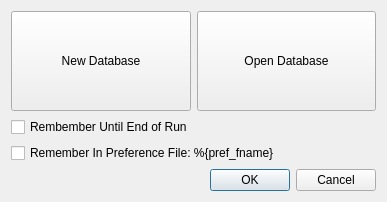
<?xml version="1.0" encoding="UTF-8"?>
<ui version="4.0">
 <class>Dialog</class>
 <widget class="QDialog" name="Dialog">
  <property name="geometry">
   <rect>
    <x>0</x>
    <y>0</y>
    <width>387</width>
    <height>197</height>
   </rect>
  </property>
  <property name="windowTitle">
   <string>Dialog</string>
  </property>
  <layout class="QVBoxLayout" name="verticalLayout_2">
   <item>
    <layout class="QVBoxLayout" name="verticalLayout">
     <item>
      <layout class="QHBoxLayout" name="horizontalLayout">
       <item>
        <widget class="QPushButton" name="pushButton">
         <property name="minimumSize">
          <size>
           <width>0</width>
           <height>100</height>
          </size>
         </property>
         <property name="text">
          <string>New Database</string>
         </property>
        </widget>
       </item>
       <item>
        <widget class="QPushButton" name="pushButton_2">
         <property name="minimumSize">
          <size>
           <width>0</width>
           <height>100</height>
          </size>
         </property>
         <property name="text">
          <string>Open Database</string>
         </property>
        </widget>
       </item>
      </layout>
     </item>
    </layout>
   </item>
   <item>
    <widget class="QCheckBox" name="checkBox">
     <property name="text">
      <string>Rembember Until End of Run</string>
     </property>
    </widget>
   </item>
   <item>
    <widget class="QCheckBox" name="checkBox_2">
     <property name="text">
      <string>Remember In Preference File: %{pref_fname}</string>
     </property>
    </widget>
   </item>
   <item>
    <widget class="QDialogButtonBox" name="buttonBox">
     <property name="orientation">
      <enum>Qt::Horizontal</enum>
     </property>
     <property name="standardButtons">
      <set>QDialogButtonBox::Cancel|QDialogButtonBox::Ok</set>
     </property>
    </widget>
   </item>
  </layout>
 </widget>
 <resources/>
 <connections>
  <connection>
   <sender>buttonBox</sender>
   <signal>accepted()</signal>
   <receiver>Dialog</receiver>
   <slot>accept()</slot>
   <hints>
    <hint type="sourcelabel">
     <x>248</x>
     <y>254</y>
    </hint>
    <hint type="destinationlabel">
     <x>157</x>
     <y>274</y>
    </hint>
   </hints>
  </connection>
  <connection>
   <sender>buttonBox</sender>
   <signal>rejected()</signal>
   <receiver>Dialog</receiver>
   <slot>reject()</slot>
   <hints>
    <hint type="sourcelabel">
     <x>316</x>
     <y>260</y>
    </hint>
    <hint type="destinationlabel">
     <x>286</x>
     <y>274</y>
    </hint>
   </hints>
  </connection>
 </connections>
</ui>
